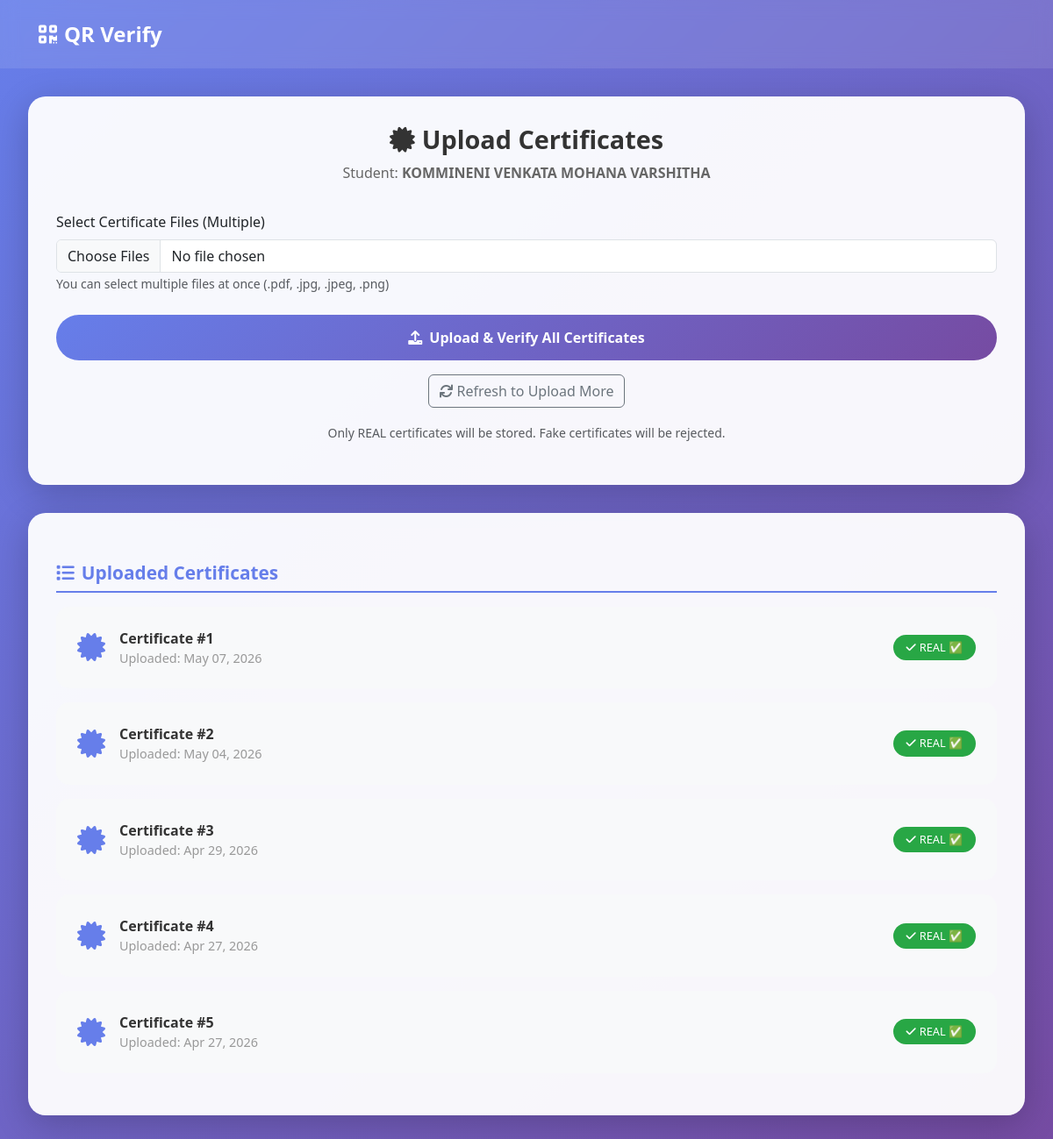
Page /upload-certificates/1/ on the committed database.
### Student/models.py (models this page shows, shortened)
class Student(models.Model):
    name = models.CharField(max_length=100)
    email = models.EmailField(unique=True)
    mobile_number = models.CharField(max_length=15)
    roll_number = models.CharField(max_length=50, null=True, blank=True)
    password = models.CharField(max_length=64)
    created_at = models.DateTimeField(auto_now_add=True)
    objects = StudentManager()

class Certificate(models.Model):
    student = models.ForeignKey(
        Student, on_delete=models.CASCADE, related_name="certificates"
    )
    file = models.FileField(upload_to="certificates/")
    file_type = models.CharField(
        max_length=10,
        choices=[("PDF", "PDF"), ("IMAGE", "Image")],
        null=True,
        blank=True,
    )
    certificate_id = models.CharField(max_length=100, null=True, blank=True)
    certificate_issuer = models.CharField(max_length=200, null=True, blank=True)
    phash = models.CharField(max_length=64, null=True, blank=True)
    file_hash = models.CharField(max_length=64, null=True, blank=True)
    verification_status = models.CharField(
        max_length=20,
        choices=[("REAL", "REAL"), ("FAKE", "FAKE")],
        default="PENDING",
    )
    confidence = models.FloatField(null=True, blank=True)
    created_at = models.DateTimeField(auto_now_add=True)

### Student/views.py (the view)
def upload_certificates_page(request, student_id):
    try:
        student = Student.objects.get(id=student_id)
        certificates = Certificate.objects.filter(student=student).order_by(
            "-created_at"
        )
        context = {
            "student": student,
            "certificates": certificates,
        }
        return render(request, "Student/upload_certificates.html", context)
    except Student.DoesNotExist:
        return redirect("student_login")

### Templates/Student/upload_certificates.html (shortened to what this page needs)
<!DOCTYPE html>
<html lang="en">
<head>
    <link href="https://cdn.jsdelivr.net/npm/bootstrap@5.3.0/dist/css/bootstrap.min.css" rel="stylesheet">
    <link href="https://cdnjs.cloudflare.com/ajax/libs/font-awesome/6.0.0/css/all.min.css" rel="stylesheet">
</head>
<body>
    <nav class="navbar navbar-expand-lg">
        <div class="container-fluid">
            <a class="navbar-brand" href="/">
                <i class="fas fa-qrcode me-2"></i>QR Verify
            </a>
        </div>
    </nav>
    <div class="dashboard-container">
        <div class="upload-card">
            <h1 class="upload-title">
                <i class="fas fa-certificate me-2"></i>Upload Certificates
            </h1>
            <p class="student-info">
                Student: <strong>{{ student.name }}</strong>
            </p>
            <form method="POST" action="{% url 'upload_certificate' %}" enctype="multipart/form-data">
                <div class="mb-4">
                    <label class="form-label">Select Certificate Files (Multiple)</label>
                    <input type="file" class="form-control" name="files" accept=".pdf,.jpg,.jpeg,.png" multiple required>
                    <small class="text-muted">You can select multiple files at once (.pdf, .jpg, .jpeg, .png)</small>
                </div>
                <button type="submit" class="btn btn-upload">
                    <i class="fas fa-upload me-2"></i>Upload & Verify All Certificates
                </button>
            </form>
            <div class="text-center mt-3">
                <a href="{% url 'upload_certificates_page' student.id %}" class="btn btn-outline-secondary">
                    <i class="fas fa-refresh me-1"></i>Refresh to Upload More
                </a>
            </div>
            <p class="text-muted text-center mt-3">
                <small>Only REAL certificates will be stored. Fake certificates will be rejected.</small>
            </p>
        </div>
        {% if certificates %}
        <div class="upload-card">
            <h3 class="section-title">
                <i class="fas fa-list me-2"></i>Uploaded Certificates
            </h3>
            {% for cert in certificates %}
                <div class="cert-card">
                    <div class="cert-info">
                        <i class="fas fa-certificate cert-icon"></i>
                        <div>
                            <div class="cert-name">Certificate #{{ forloop.counter }}</div>
                            <div class="cert-date">Uploaded: {{ cert.created_at|date:"M d, Y" }}</div>
                        </div>
                    </div>
                    {% if cert.verification_status == 'REAL' %}
                        <span class="badge-real"><i class="fas fa-check me-1"></i>REAL ✅</span>
                    {% elif cert.verification_status == 'FAKE' %}
                        <span class="badge-fake"><i class="fas fa-times me-1"></i>FAKE ❌</span>
                    {% endif %}
                </div>
            {% endfor %}
        </div>
        {% endif %}
    </div>
</body>
</html>

### Templates/Student/upload_certificates.html (style rules this page uses)
body { font-family: 'Segoe UI', Tahoma, Geneva, Verdana, sans-serif; background: linear-gradient(135deg, #667eea 0%, #764ba2 100%); min-height: 100vh; }
.navbar { background: rgba(255, 255, 255, 0.1); backdrop-filter: blur(10px); padding: 1rem 2rem; }
.navbar-brand { color: white !important; font-weight: bold; font-size: 1.5rem; }
.dashboard-container { padding: 2rem; }
.upload-card { background: rgba(255, 255, 255, 0.95); border-radius: 20px; padding: 2rem; margin-bottom: 2rem; box-shadow: 0 10px 40px rgba(0, 0, 0, 0.2); }
.upload-title { color: #333; font-size: 1.8rem; font-weight: bold; text-align: center; margin-bottom: 0.5rem; }
.student-info { color: #666; text-align: center; margin-bottom: 2rem; }
.btn-upload { background: linear-gradient(135deg, #667eea 0%, #764ba2 100%); border: none; color: white; padding: 14px 30px; border-radius: 50px; font-weight: 600; width: 100%; transition: all 0.3s ease; }
.cert-card { background: #f8f9fa; border-radius: 15px; padding: 1.5rem; margin-bottom: 1rem; display: flex; align-items: center; justify-content: space-between; }
.cert-info { display: flex; align-items: center; gap: 1rem; }
.cert-icon { font-size: 2rem; color: #667eea; }
.cert-name { color: #333; font-weight: 600; }
.cert-date { color: #999; font-size: 0.9rem; }
.badge-real { background: #28a745; color: white; padding: 5px 15px; border-radius: 20px; font-size: 0.8rem; }
.section-title { color: #667eea; font-size: 1.3rem; font-weight: 600; margin: 1.5rem 0 1rem; padding-bottom: 0.5rem; border-bottom: 2px solid #667eea; }

### rows in the picture
Student: name "KOMMINENI VENKATA MOHANA VARSHITHA"
Certificate: created_at "May 07, 2026", verification_status "REAL" (drawn)
Certificate: created_at "May 04, 2026", verification_status "REAL" (drawn)
Certificate: created_at "Apr 29, 2026", verification_status "REAL" (drawn)
Certificate: created_at "Apr 27, 2026", verification_status "REAL" (drawn)
Certificate: created_at "Apr 27, 2026", verification_status "REAL" (drawn)
